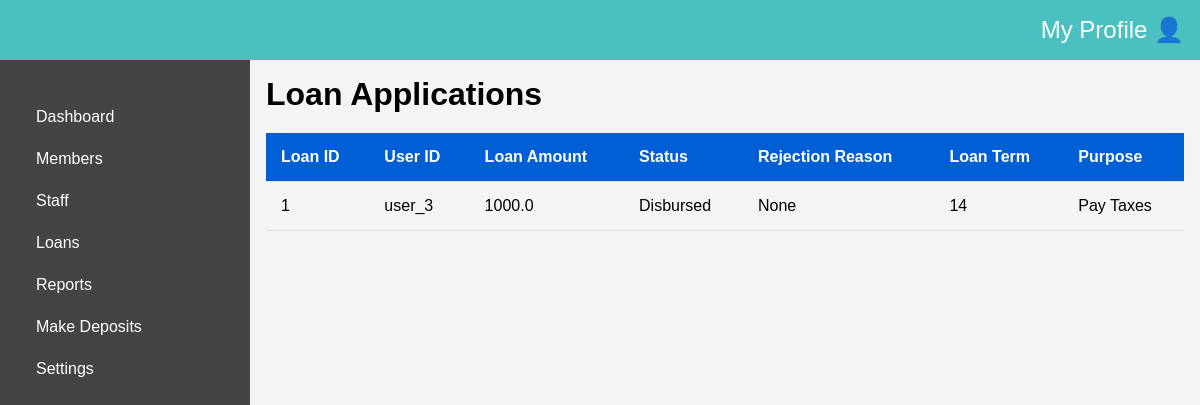
The app's page /admin/total_loans (signed in), older data.
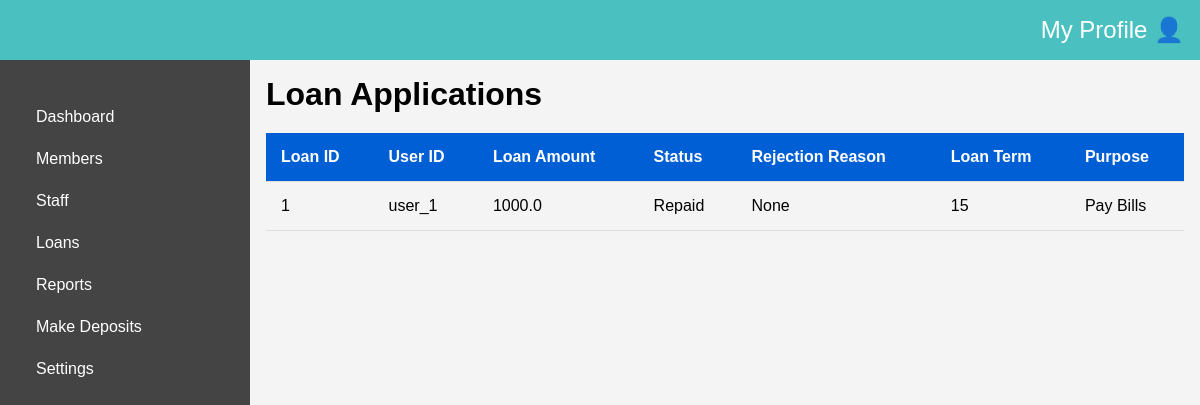
The same page, newer data.
### main_app/models.py (models this page shows, shortened)
class Loan(db.Model):
    id = db.Column(db.Integer, primary_key=True)
    user_id = db.Column(db.String(10), db.ForeignKey('user.user_id'), nullable=False)
    loan_amount = db.Column(db.Float, nullable=False)
    status = db.Column(db.String(20), nullable=False, default='Pending')
    rejection_reason = db.Column(db.String(120), nullable=True)
    loan_term = db.Column(db.Integer, nullable=False)
    interest_rate = db.Column(db.Float, nullable=False)  # Annual interest rate
    total_amount_due = db.Column(db.Float, nullable=False, default=0.0)  # Amount after interest
    monthly_payment = db.Column(db.Float, nullable=False, default=0.0)  # Payment With interest
    purpose = db.Column(db.String(120), nullable=False)
    start_date = db.Column(db.DateTime, nullable=False, default=datetime.now())
    next_due_date = db.Column(db.DateTime, nullable=False)
    amount_paid = db.Column(db.Float, default=0)
    penalty = db.Column(db.Float, nullable=False, default=0.0)  # Add a penalty field
    loan_user = db.relationship('User', back_populates='personal_loan', lazy=True, uselist=False)
    disbursement = db.relationship('Disbursement', back_populates='loan', lazy=True, uselist=False)
    repayment = db.relationship('Repayment', back_populates='loan', lazy=True, uselist=False)

### main_app/routes.py (the view)
@app.route('/admin/total_loans')
@role_required('admin')
@login_required
def view_total_loans():
    loans = Loan.query.all()
    return render_template('admin/total_loans.html', loans=loans)

### main_app/models.py (called while the page is built)
@login_manager.user_loader
def load_user(user_id):
    user_id = str(user_id)
    if user_id.startswith('user_'):
        return User.query.get(user_id)
    elif user_id.startswith('admin_'):
        return Admin.query.get(user_id)
    return None  # Return None if no user/admin is found

### main_app/routes.py (called while the page is built)
def role_required(role):
    def wrapper(fn):
        @wraps(fn)
        def decorated_view(*args, **kwargs):
            if not current_user.is_authenticated:
                return redirect(url_for('login'))
            try:
                if current_user.role != role:
                    flash("You do not have permission to access this page.")
                    abort(404, description="You do not have permission to access this page.")
                    return redirect(url_for('home'))
            except AttributeError:
                abort(404, description="You do not have permission to access this page. Access denied. Please contact Admin")
            return fn(*args, **kwargs)
        return decorated_view
    return wrapper

### main_app/templates/admin/total_loans.html (shortened to what this page needs)
{% extends "admin/layout.html" %}
{% block head %}
<link rel="stylesheet" href="{{ url_for('static', filename='/css/members.css') }}">
<link rel="stylesheet" href="{{ url_for('static', filename='/css/Adminstyles.css') }}">
{% endblock %}
{% block main_cont %}
<h1>Loan Applications</h1>
<table class="members-table" id="membersTable">
    <thead>
        <tr>
            <th>Loan ID</th>
            <th>User ID</th>
            <th>Loan Amount</th>
            <th>Status</th>
            <th>Rejection Reason</th>
            <th>Loan Term</th>
            <th>Purpose</th>
        </tr>
    </thead>
    {% for loan in loans %}
    <tbody id="membersBody">
        <tr>
            <td>{{ loan.id }}</td>
            <td>{{ loan.user_id }}</td>
            <td>{{ loan.loan_amount }}</td>
            <td>{{ loan.status }}</td>
            <td>{{ loan.rejection_reason }}</td>
            <td>{{ loan.loan_term }}</td>
            <td>{{ loan.purpose }}</td>
        </tr>
    </tbody>
    {% endfor %}
</table>
{% endblock %}

Row changes from the older to the newer data that the page shows:
changed Loan "None": user_id "user_3" → "user_1"; status "Disbursed" → "Repaid"; loan_term "14" → "15"; purpose "Pay Taxes" → "Pay Bills"
